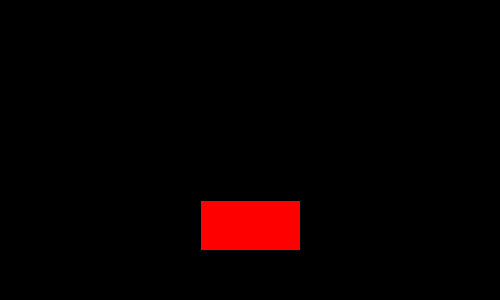
Frame 1 (no input)
Frame 60 (the mouse pressed at the canvas centre just before this capture): identical to frame 1, image omitted
Frame 120 (the mouse held since frame 60 and released just before this capture): identical to frame 1, image omitted

The Processing sketch that drew this single still picture (run headless with seeded random() and noise(); from frame 60 on, the mouse is pressed at the canvas centre):

// Processing sketch: pheasantHunt
// ── pheasantHunt.pde


Landscape ls;
void setup(){
    size(500, 300);
    ls=new Landscape(200, 200);
    
  }


void draw(){
  background(0);
  ls.display();
}

// ── Landscape.pde
public class Landscape{
  
  float x;
  float y;
  
  public Landscape(float x, float y){
    this.x=x;
    this.y=y;
  }
  
  void display(){
    
    fill(255, 0, 0);
    rect(x, y, 100, 50);
    
  }
  
  
}
